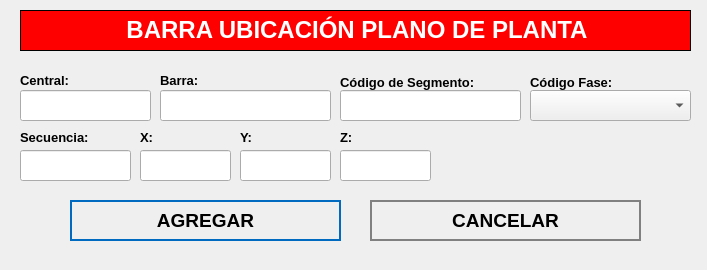
<?xml version="1.0" encoding="UTF-8"?>
<ui version="4.0">
 <class>NewBook</class>
 <widget class="QWidget" name="NewBook">
  <property name="geometry">
   <rect>
    <x>0</x>
    <y>0</y>
    <width>707</width>
    <height>270</height>
   </rect>
  </property>
  <property name="windowTitle">
   <string>Nuevo Registro</string>
  </property>
  <property name="styleSheet">
   <string notr="true">QPushButton
{	
	height: 2em;
 	border-style: solid;
	border-width: 2px;
 	border-color: grey;
	font-weight: bold;
}

QPushButton:hover
{
   	background-color:grey;
	color:white;
}</string>
  </property>
  <widget class="QLabel" name="label">
   <property name="geometry">
    <rect>
     <x>20</x>
     <y>10</y>
     <width>671</width>
     <height>41</height>
    </rect>
   </property>
   <property name="font">
    <font>
     <underline>false</underline>
    </font>
   </property>
   <property name="autoFillBackground">
    <bool>false</bool>
   </property>
   <property name="styleSheet">
    <string notr="true">background-color: red;</string>
   </property>
   <property name="frameShape">
    <enum>QFrame::Box</enum>
   </property>
   <property name="text">
    <string>&lt;html&gt;&lt;head/&gt;&lt;body&gt;&lt;p align=&quot;center&quot;&gt;&lt;span style=&quot; font-size:18pt; font-weight:600; color:#ffffff;&quot;&gt;BARRA UBICACIÓN PLANO DE PLANTA&lt;/span&gt;&lt;/p&gt;&lt;/body&gt;&lt;/html&gt;</string>
   </property>
  </widget>
  <widget class="QLabel" name="label_autoriza">
   <property name="geometry">
    <rect>
     <x>20</x>
     <y>70</y>
     <width>101</width>
     <height>21</height>
    </rect>
   </property>
   <property name="text">
    <string>&lt;html&gt;&lt;head/&gt;&lt;body&gt;&lt;p&gt;&lt;span style=&quot; font-size:10pt; font-weight:600;&quot;&gt;Central:&lt;/span&gt;&lt;/p&gt;&lt;/body&gt;&lt;/html&gt;</string>
   </property>
  </widget>
  <widget class="QLineEdit" name="inputCodigo">
   <property name="geometry">
    <rect>
     <x>20</x>
     <y>90</y>
     <width>131</width>
     <height>31</height>
    </rect>
   </property>
   <property name="font">
    <font>
     <pointsize>12</pointsize>
    </font>
   </property>
  </widget>
  <widget class="QPushButton" name="addButton">
   <property name="geometry">
    <rect>
     <x>70</x>
     <y>200</y>
     <width>271</width>
     <height>41</height>
    </rect>
   </property>
   <property name="font">
    <font>
     <pointsize>14</pointsize>
     <weight>75</weight>
     <bold>true</bold>
    </font>
   </property>
   <property name="cursor">
    <cursorShape>PointingHandCursor</cursorShape>
   </property>
   <property name="styleSheet">
    <string notr="true">QPushButton
{	
	height: 2em;
 	border-style: solid;
	border-width: 2px;
 	border-color: #0069c0;
	font-weight: bold;
}

QPushButton:hover
{
   	background-color:#0069c0;
	color:white;
}</string>
   </property>
   <property name="text">
    <string>AGREGAR</string>
   </property>
   <property name="icon">
    <iconset>
     <normaloff>../assets/icons/add-icon.png</normaloff>../assets/icons/add-icon.png</iconset>
   </property>
   <property name="iconSize">
    <size>
     <width>30</width>
     <height>30</height>
    </size>
   </property>
   <property name="autoDefault">
    <bool>true</bool>
   </property>
   <property name="default">
    <bool>true</bool>
   </property>
   <property name="flat">
    <bool>true</bool>
   </property>
  </widget>
  <widget class="QPushButton" name="cancelButton">
   <property name="geometry">
    <rect>
     <x>370</x>
     <y>200</y>
     <width>271</width>
     <height>41</height>
    </rect>
   </property>
   <property name="font">
    <font>
     <pointsize>14</pointsize>
     <weight>75</weight>
     <bold>true</bold>
    </font>
   </property>
   <property name="cursor">
    <cursorShape>PointingHandCursor</cursorShape>
   </property>
   <property name="styleSheet">
    <string notr="true">QPushButton
{	
	height: 2em;
 	border-style: solid;
	border-width: 2px;
 	border-color: grey;
	font-weight: bold;
}

QPushButton:hover
{
   	background-color:grey;
	color:white;
}</string>
   </property>
   <property name="text">
    <string>CANCELAR</string>
   </property>
   <property name="icon">
    <iconset>
     <normaloff>../assets/icons/cancel-icon.png</normaloff>../assets/icons/cancel-icon.png</iconset>
   </property>
   <property name="iconSize">
    <size>
     <width>30</width>
     <height>30</height>
    </size>
   </property>
   <property name="autoDefault">
    <bool>true</bool>
   </property>
   <property name="default">
    <bool>true</bool>
   </property>
   <property name="flat">
    <bool>true</bool>
   </property>
  </widget>
  <widget class="QLabel" name="label_area_2">
   <property name="geometry">
    <rect>
     <x>160</x>
     <y>70</y>
     <width>171</width>
     <height>21</height>
    </rect>
   </property>
   <property name="text">
    <string>&lt;html&gt;&lt;head/&gt;&lt;body&gt;&lt;p&gt;&lt;span style=&quot; font-size:10pt; font-weight:600;&quot;&gt;Barra:&lt;/span&gt;&lt;/p&gt;&lt;/body&gt;&lt;/html&gt;</string>
   </property>
  </widget>
  <widget class="QLineEdit" name="inputBarra">
   <property name="geometry">
    <rect>
     <x>160</x>
     <y>90</y>
     <width>171</width>
     <height>31</height>
    </rect>
   </property>
   <property name="font">
    <font>
     <pointsize>12</pointsize>
    </font>
   </property>
  </widget>
  <widget class="QLabel" name="label_motivoVisita_5">
   <property name="geometry">
    <rect>
     <x>530</x>
     <y>70</y>
     <width>131</width>
     <height>25</height>
    </rect>
   </property>
   <property name="text">
    <string>&lt;html&gt;&lt;head/&gt;&lt;body&gt;&lt;p&gt;&lt;span style=&quot; font-size:10pt; font-weight:600;&quot;&gt;Código Fase:&lt;/span&gt;&lt;/p&gt;&lt;/body&gt;&lt;/html&gt;</string>
   </property>
  </widget>
  <widget class="QComboBox" name="cbFase">
   <property name="geometry">
    <rect>
     <x>530</x>
     <y>90</y>
     <width>161</width>
     <height>31</height>
    </rect>
   </property>
   <property name="font">
    <font>
     <pointsize>12</pointsize>
    </font>
   </property>
   <property name="editable">
    <bool>false</bool>
   </property>
  </widget>
  <widget class="QLineEdit" name="inputSegmento">
   <property name="geometry">
    <rect>
     <x>340</x>
     <y>90</y>
     <width>181</width>
     <height>31</height>
    </rect>
   </property>
   <property name="font">
    <font>
     <pointsize>12</pointsize>
    </font>
   </property>
   <property name="maxLength">
    <number>5</number>
   </property>
  </widget>
  <widget class="QLabel" name="label_area_4">
   <property name="geometry">
    <rect>
     <x>340</x>
     <y>70</y>
     <width>191</width>
     <height>25</height>
    </rect>
   </property>
   <property name="text">
    <string>&lt;html&gt;&lt;head/&gt;&lt;body&gt;&lt;p&gt;&lt;span style=&quot; font-size:10pt; font-weight:600;&quot;&gt;Código de Segmento:&lt;/span&gt;&lt;/p&gt;&lt;/body&gt;&lt;/html&gt;</string>
   </property>
  </widget>
  <widget class="QLabel" name="label_motivoVisita_4">
   <property name="geometry">
    <rect>
     <x>340</x>
     <y>125</y>
     <width>91</width>
     <height>25</height>
    </rect>
   </property>
   <property name="text">
    <string>&lt;html&gt;&lt;head/&gt;&lt;body&gt;&lt;p&gt;&lt;span style=&quot; font-size:10pt; font-weight:600;&quot;&gt;Z:&lt;/span&gt;&lt;/p&gt;&lt;/body&gt;&lt;/html&gt;</string>
   </property>
  </widget>
  <widget class="QLabel" name="label_horaSalida_2">
   <property name="geometry">
    <rect>
     <x>240</x>
     <y>125</y>
     <width>81</width>
     <height>25</height>
    </rect>
   </property>
   <property name="text">
    <string>&lt;html&gt;&lt;head/&gt;&lt;body&gt;&lt;p&gt;&lt;span style=&quot; font-size:10pt; font-weight:600;&quot;&gt;Y:&lt;/span&gt;&lt;/p&gt;&lt;/body&gt;&lt;/html&gt;</string>
   </property>
  </widget>
  <widget class="QLabel" name="label_horaIngreso_5">
   <property name="geometry">
    <rect>
     <x>20</x>
     <y>125</y>
     <width>111</width>
     <height>25</height>
    </rect>
   </property>
   <property name="text">
    <string>&lt;html&gt;&lt;head/&gt;&lt;body&gt;&lt;p&gt;&lt;span style=&quot; font-size:10pt; font-weight:600;&quot;&gt;Secuencia:&lt;/span&gt;&lt;/p&gt;&lt;/body&gt;&lt;/html&gt;</string>
   </property>
  </widget>
  <widget class="QLineEdit" name="inputSecuencia">
   <property name="geometry">
    <rect>
     <x>20</x>
     <y>150</y>
     <width>111</width>
     <height>31</height>
    </rect>
   </property>
   <property name="font">
    <font>
     <pointsize>12</pointsize>
    </font>
   </property>
  </widget>
  <widget class="QLabel" name="label_horaIngreso_2">
   <property name="geometry">
    <rect>
     <x>140</x>
     <y>125</y>
     <width>71</width>
     <height>25</height>
    </rect>
   </property>
   <property name="text">
    <string>&lt;html&gt;&lt;head/&gt;&lt;body&gt;&lt;p&gt;&lt;span style=&quot; font-size:10pt; font-weight:600;&quot;&gt;X:&lt;/span&gt;&lt;/p&gt;&lt;/body&gt;&lt;/html&gt;</string>
   </property>
  </widget>
  <widget class="QLineEdit" name="inputZ">
   <property name="geometry">
    <rect>
     <x>340</x>
     <y>150</y>
     <width>91</width>
     <height>31</height>
    </rect>
   </property>
   <property name="font">
    <font>
     <pointsize>12</pointsize>
    </font>
   </property>
   <property name="maxLength">
    <number>14</number>
   </property>
  </widget>
  <widget class="QLineEdit" name="inputY">
   <property name="geometry">
    <rect>
     <x>240</x>
     <y>150</y>
     <width>91</width>
     <height>31</height>
    </rect>
   </property>
   <property name="font">
    <font>
     <pointsize>12</pointsize>
    </font>
   </property>
   <property name="maxLength">
    <number>14</number>
   </property>
  </widget>
  <widget class="QLineEdit" name="inputX">
   <property name="geometry">
    <rect>
     <x>140</x>
     <y>150</y>
     <width>91</width>
     <height>31</height>
    </rect>
   </property>
   <property name="font">
    <font>
     <pointsize>12</pointsize>
    </font>
   </property>
   <property name="maxLength">
    <number>14</number>
   </property>
  </widget>
 </widget>
 <tabstops>
  <tabstop>inputCodigo</tabstop>
  <tabstop>addButton</tabstop>
  <tabstop>cancelButton</tabstop>
 </tabstops>
 <resources/>
 <connections/>
</ui>
